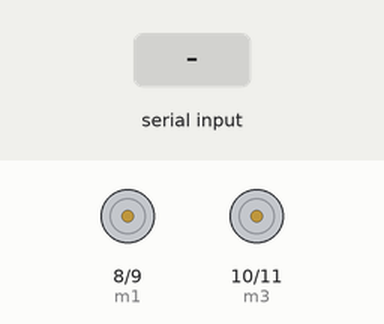
The sketch below on a simulated Arduino Uno, built with avr-gcc and run on an emulated ATmega328P. Shown: motor-driver pin pairs drawn as motors (green arrow = first pin HIGH = forward, orange = second pin HIGH = backward, longer = more drive). Inputs (shaded band) come from the test bench.

Above: at 1.2 s.
1.3 s: "f" received over Serial
At 2.2 s:
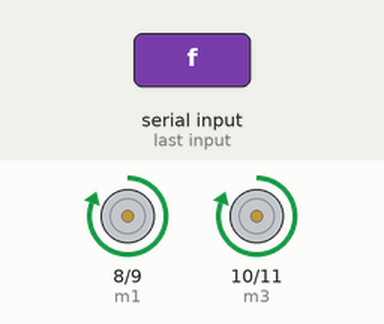
2.8 s: "b" received over Serial
At 3.3 s:
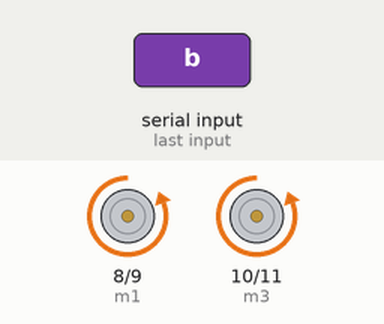
4.3 s: "l" received over Serial
At 5.7 s:
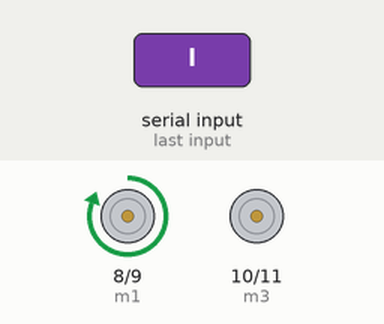
Timing chart, 0 to 10.8 s (numbered marks = the images above; inputs shaded):
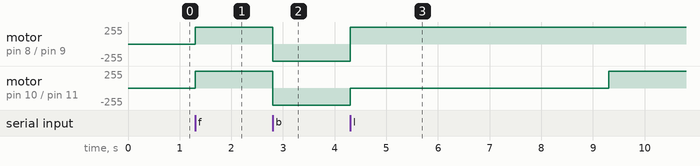

The sketch:

finalprogram.ino
```cpp
int m1 = 8;
int m2 = 9;
int m3 = 10;
int m4 = 11;

void setup()
{
  // put your setup code here, to run once:
  pinMode(m1, OUTPUT);
  pinMode(m2, OUTPUT);
  pinMode(m3, OUTPUT);
  pinMode(m4, OUTPUT);
  Serial.begin(9600);
}

void loop()
{
if(Serial.available()>0)
{
  char btInput = Serial.read();

  if( btInput == 'f' )
  {

    digitalWrite(m1, HIGH);
    digitalWrite(m2, LOW);
    digitalWrite(m3, HIGH);
    digitalWrite(m4, LOW);
  }

 // delay(500);

  //backward
  if( btInput == 'b' )
  {
    digitalWrite(m1, LOW);
    digitalWrite(m2, HIGH);
    digitalWrite(m3, LOW);
    digitalWrite(m4, HIGH);
  }

 // delay(500);

  //left turn
  if( btInput == 'l' )
  {
    digitalWrite(m1, HIGH);
    digitalWrite(m2, LOW);
    digitalWrite(m3, LOW);
    digitalWrite(m4, LOW);
    delay(5000);
    digitalWrite(m1, HIGH);
    digitalWrite(m2, LOW);
    digitalWrite(m3, HIGH);
    digitalWrite(m4, LOW);

  }
 // delay(500);

  //right turn
  if( btInput == 'r' )
  {
    digitalWrite(m1, LOW);
    digitalWrite(m2, LOW);
    digitalWrite(m3, HIGH);
    digitalWrite(m4, LOW);
    delay(5000);
    digitalWrite(m1, HIGH);
    digitalWrite(m2, LOW);
    digitalWrite(m3, HIGH);
    digitalWrite(m4, LOW);
  }
  //delay(500);

  if( btInput == 's' )
 {
    digitalWrite(m1, LOW);
    digitalWrite(m2, LOW);
    digitalWrite(m3, LOW);
    digitalWrite(m4, LOW);
  }
}
}
```

Measured:
- after the input at 1.3 s, motor on pin 8 (m1) / pin 9 (m2), motor on pin 10 (m3) / pin 11 (m4): stopped → forward 255/255 at once
- after the input at 2.8 s, motor on pin 8 (m1) / pin 9 (m2), motor on pin 10 (m3) / pin 11 (m4): forward 255/255 → backward 255/255 at once
- after the input at 4.3 s, motor on pin 8 (m1) / pin 9 (m2): backward 255/255 → forward 255/255 at once; motor on pin 10 (m3) / pin 11 (m4): backward 255/255 → stopped at once, → forward 255/255 5.0 s later
